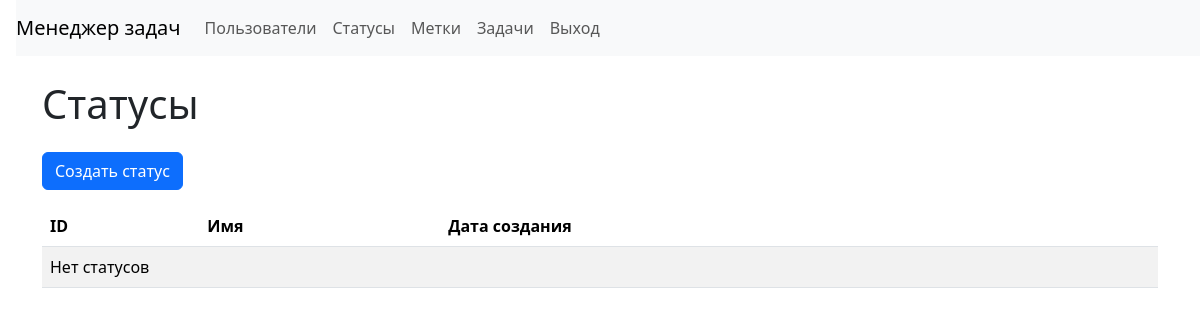
The page /statuses/ (signed in) on the database as committed earlier.
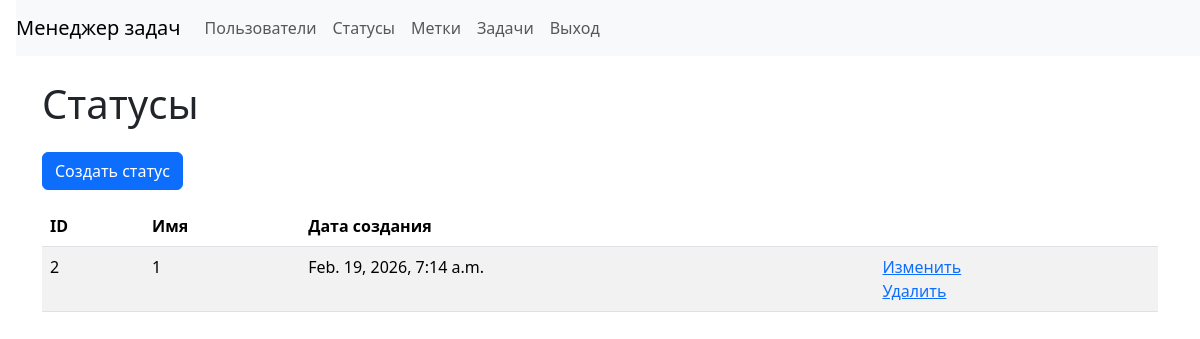
The same page on the database as committed later.
### src/task_manager/models.py (models this page shows, shortened)
class Status(models.Model):
    name = models.CharField(max_length=255, unique=True, verbose_name='Имя')
    created_at = models.DateTimeField(auto_now_add=True, verbose_name='Дата создания')

### src/task_manager/views.py (the view)
# urls.py: path('statuses/', StatusListView.as_view(), name='statuses_list'),
class StatusListView(LoginRequiredMixin, ListView):
    model = Status
    template_name = 'statuses/list.html'
    context_object_name = 'statuses'

### src/templates/statuses/list.html
{% extends "layouts/base.html" %}
{% block content %}
<h1 class="my-4">
  Статусы
</h1>
<a class="btn btn-primary mb-3" href="{% url 'status_create' %}">Создать статус</a>
<table class="table table-striped">
  <thead>
    <tr>
      <th>ID</th>
      <th>Имя</th>
      <th>Дата создания</th>
      <th></th>
    </tr>
  </thead>
  <tbody>
    {% for status in statuses %}
    <tr>
      <td>{{ status.id }}</td>
      <td>{{ status.name }}</td>
      <td>{{ status.created_at }}</td>
      <td>
        <a href="{% url 'status_update' status.id %}">Изменить</a>
        <br>
        <a href="{% url 'status_delete' status.id %}">Удалить</a>
      </td>
    </tr>
    {% empty %}
    <tr>
      <td colspan="4">Нет статусов</td>
    </tr>
    {% endfor %}
  </tbody>
</table>
{% endblock %}

Rows that differ between the two databases and show on the page:
added Status: id "2", name "1", created_at "Feb. 19, 2026, 7:14 a.m."
Other text that changed with them:
text no longer shown: "Нет статусов"
